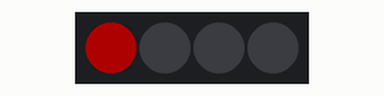
The sketch below on a simulated Arduino Uno, built with avr-gcc and run on an emulated ATmega328P. Parts: 4 RGB LEDs in strip order, left to right. Dim RGB values are drawn brighter than linear.

Above: at 0.05 s.
At 0.67 s:
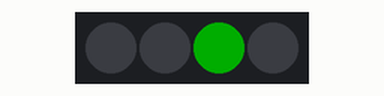
At 1.39 s:
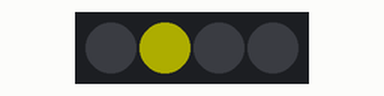
At 2.83 s:
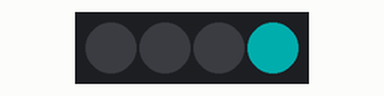
Timing chart, 0 to 3.1 s (numbered marks = the images above):
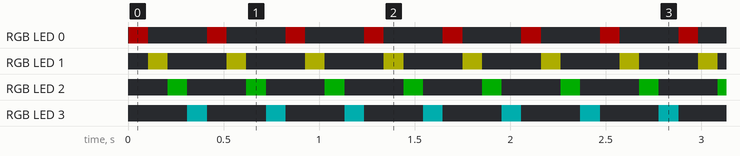

The sketch:

TestTapeAddressRGB.ino
```cpp
/*
TestTapeAddressRGB
Тест адресной светодиодной ленты WS2812b 5V. Отрезок в 4-е светодиода можно питать напрямую от Arduino.
Получим эффект "Бегущий огонь".
Схема: Din ленты - резистор 270 Ом - pin 8; GND и +5V для ленты берем с Arduino.
By LeoRodX, 2024
*/

#define LED_PIN 8 // пин управления лентой
#define LED_NUM 4 // количество адресуемых светодиодов
#include "FastLED.h"
CRGB leds[LED_NUM];
void setup() {
  FastLED.addLeds<WS2812, LED_PIN, GRB>(leds, LED_NUM);
  FastLED.setBrightness(50);
 }
void loop(){
     // поочередное вкючение светодиодов, цвета устанавливаем индивидуально
     leds[0].setRGB(255, 0, 0); // установим цвет первого светодиода
     FastLED.show(); // применим установку, включим первый светодиод
     delay(100); // длительность свечения светодиода
     leds[0].setRGB(0, 0, 0); // установим яркость 0 светодиода
     FastLED.show();

     leds[1].setRGB(255, 255, 0);
     FastLED.show();
     delay(100);
     leds[1].setRGB(0, 0, 0);
     FastLED.show();

     leds[2].setRGB(0, 255, 0);
     FastLED.show();
     delay(100);
     leds[2].setRGB(0, 0, 0);
     FastLED.show();

     leds[3].setRGB(0, 255, 255);
     FastLED.show();
     delay(100);
     leds[3].setRGB(0, 0, 0);
     FastLED.show();
}
```

Measured:
- by itself, RGB LED 0: alternates RGB(50, 0, 0) for 0.10 s and off for 0.31 s
- by itself, RGB LED 1: alternates RGB(50, 50, 0) for 0.10 s and off for 0.31 s
- by itself, RGB LED 2: alternates RGB(0, 50, 0) for 0.10 s and off for 0.31 s
- by itself, RGB LED 3: alternates RGB(0, 50, 50) for 0.10 s and off for 0.31 s
